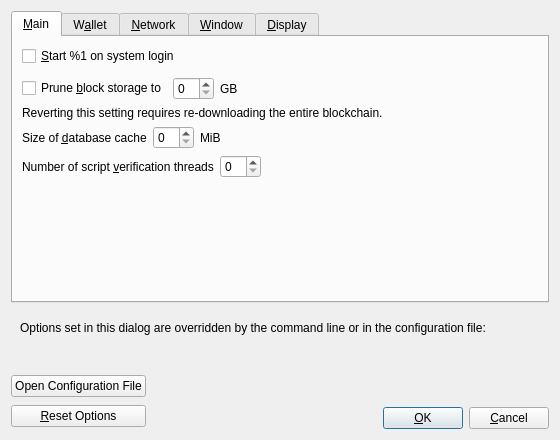
<?xml version="1.0" encoding="UTF-8"?>
<ui version="4.0">
 <class>OptionsDialog</class>
 <widget class="QDialog" name="OptionsDialog">
  <property name="geometry">
   <rect>
    <x>0</x>
    <y>0</y>
    <width>560</width>
    <height>440</height>
   </rect>
  </property>
  <property name="windowTitle">
   <string>Options</string>
  </property>
  <property name="modal">
   <bool>true</bool>
  </property>
  <layout class="QVBoxLayout" name="verticalLayout">
   <item>
    <widget class="QTabWidget" name="tabWidget">
     <property name="currentIndex">
      <number>0</number>
     </property>
     <widget class="QWidget" name="tabMain">
      <attribute name="title">
       <string>&amp;Main</string>
      </attribute>
      <layout class="QVBoxLayout" name="verticalLayout_Main">
       <item>
        <widget class="QCheckBox" name="bitcoinAtStartup">
         <property name="toolTip">
          <string>Automatically start %1 after logging in to the system.</string>
         </property>
         <property name="text">
          <string>&amp;Start %1 on system login</string>
         </property>
        </widget>
       </item>
       <item>
        <spacer name="horizontalSpacer_0_Main">
         <property name="orientation">
          <enum>Qt::Horizontal</enum>
         </property>
         <property name="sizeHint" stdset="0">
          <size>
           <width>40</width>
           <height>5</height>
          </size>
         </property>
        </spacer>
       </item>
       <item>
        <layout class="QHBoxLayout" name="horizontalLayout_Main_Prune">
         <item>
          <widget class="QCheckBox" name="prune">
           <property name="toolTip">
            <string>Enabling pruning significantly reduces the disk space required to store transactions. All blocks are still fully validated. Reverting this setting requires re-downloading the entire blockchain.</string>
           </property>
           <property name="text">
            <string>Prune &amp;block storage to</string>
           </property>
          </widget>
         </item>
         <item>
          <widget class="QSpinBox" name="pruneSize"/>
         </item>
         <item>
          <widget class="QLabel" name="pruneSizeUnitLabel">
           <property name="text">
            <string>GB</string>
           </property>
           <property name="textFormat">
            <enum>Qt::PlainText</enum>
           </property>
          </widget>
         </item>
         <item>
          <spacer name="horizontalSpacer_Main_Prune">
           <property name="orientation">
            <enum>Qt::Horizontal</enum>
           </property>
           <property name="sizeHint" stdset="0">
            <size>
             <width>40</width>
             <height>20</height>
            </size>
           </property>
          </spacer>
         </item>
        </layout>
       </item>
       <item>
        <widget class="QLabel" name="pruneWarning">
         <property name="text">
          <string>Reverting this setting requires re-downloading the entire blockchain.</string>
         </property>
         <property name="textFormat">
          <enum>Qt::PlainText</enum>
         </property>
        </widget>
       </item>
       <item>
        <layout class="QHBoxLayout" name="horizontalLayout_2_Main">
         <item>
          <widget class="QLabel" name="databaseCacheLabel">
           <property name="toolTip">
            <string extracomment="Tooltip text for Options window setting that sets the size of the database cache. Explains the corresponding effects of increasing/decreasing this value.">Maximum database cache size. A larger cache can contribute to faster sync, after which the benefit is less pronounced for most use cases. Lowering the cache size will reduce memory usage. Unused mempool memory is shared for this cache.</string>
           </property>
           <property name="text">
            <string>Size of &amp;database cache</string>
           </property>
           <property name="textFormat">
            <enum>Qt::PlainText</enum>
           </property>
           <property name="buddy">
            <cstring>databaseCache</cstring>
           </property>
          </widget>
         </item>
         <item>
          <widget class="QSpinBox" name="databaseCache"/>
         </item>
         <item>
          <widget class="QLabel" name="databaseCacheUnitLabel">
           <property name="text">
            <string>MiB</string>
           </property>
           <property name="textFormat">
            <enum>Qt::PlainText</enum>
           </property>
          </widget>
         </item>
         <item>
          <spacer name="horizontalSpacer_2_Main">
           <property name="orientation">
            <enum>Qt::Horizontal</enum>
           </property>
           <property name="sizeHint" stdset="0">
            <size>
             <width>40</width>
             <height>20</height>
            </size>
           </property>
          </spacer>
         </item>
        </layout>
       </item>
       <item>
        <layout class="QHBoxLayout" name="horizontalLayout_Main_VerifyLabel">
         <item>
          <widget class="QLabel" name="threadsScriptVerifLabel">
           <property name="toolTip">
            <string extracomment="Tooltip text for Options window setting that sets the number of script verification threads. Explains that negative values mean to leave these many cores free to the system.">Set the number of script verification threads. Negative values correspond to the number of cores you want to leave free to the system.</string>
           </property>
           <property name="text">
            <string>Number of script &amp;verification threads</string>
           </property>
           <property name="textFormat">
            <enum>Qt::PlainText</enum>
           </property>
           <property name="buddy">
            <cstring>threadsScriptVerif</cstring>
           </property>
          </widget>
         </item>
         <item>
          <widget class="QSpinBox" name="threadsScriptVerif">
           <property name="toolTip">
            <string>(0 = auto, &lt;0 = leave that many cores free)</string>
           </property>
          </widget>
         </item>
         <item>
          <spacer name="horizontalSpacer_Main_Threads">
           <property name="orientation">
            <enum>Qt::Horizontal</enum>
           </property>
           <property name="sizeHint" stdset="0">
            <size>
             <width>40</width>
             <height>20</height>
            </size>
           </property>
          </spacer>
         </item>
        </layout>
       </item>
       <item>
        <spacer name="verticalSpacer_Main">
         <property name="orientation">
          <enum>Qt::Vertical</enum>
         </property>
         <property name="sizeHint" stdset="0">
          <size>
           <width>20</width>
           <height>40</height>
          </size>
         </property>
        </spacer>
       </item>
      </layout>
     </widget>
     <widget class="QWidget" name="tabWallet">
      <attribute name="title">
       <string>W&amp;allet</string>
      </attribute>
      <layout class="QVBoxLayout" name="verticalLayout_Wallet">
       <item>
        <widget class="QCheckBox" name="subFeeFromAmount">
         <property name="toolTip">
          <string extracomment="Tooltip text for Options window setting that sets subtracting the fee from a sending amount as default.">Whether to set subtract fee from amount as default or not.</string>
         </property>
         <property name="text">
          <string extracomment="An Options window setting to set subtracting the fee from a sending amount as default.">Subtract &amp;fee from amount by default</string>
         </property>
        </widget>
       </item>
       <item>
        <layout class="QHBoxLayout" name="horizontalLayout_3_Display">
         <item>
          <widget class="QLabel" name="thirdPartyTxUrlsLabel">
           <property name="toolTip">
            <string>Third-party URLs (e.g. a block explorer) that appear in the transactions tab as context menu items. %s in the URL is replaced by transaction hash. Multiple URLs are separated by vertical bar |.</string>
           </property>
           <property name="text">
            <string>&amp;Third-party transaction URLs</string>
           </property>
           <property name="buddy">
            <cstring>thirdPartyTxUrls</cstring>
           </property>
          </widget>
         </item>
         <item>
          <widget class="QLineEdit" name="thirdPartyTxUrls">
           <property name="toolTip">
            <string>Third-party URLs (e.g. a block explorer) that appear in the transactions tab as context menu items. %s in the URL is replaced by transaction hash. Multiple URLs are separated by vertical bar |.</string>
           </property>
           <property name="placeholderText">
            <string notr="true">https://example.com/tx/%s</string>
           </property>
          </widget>
         </item>
        </layout>
       </item>
       <item>
        <widget class="QGroupBox" name="groupBox">
         <property name="title">
          <string>Expert</string>
         </property>
         <layout class="QVBoxLayout" name="verticalLayout_2">
          <item>
           <widget class="QCheckBox" name="coinControlFeatures">
            <property name="toolTip">
             <string>Whether to show coin control features or not.</string>
            </property>
            <property name="text">
             <string>Enable coin &amp;control features</string>
            </property>
           </widget>
          </item>
          <item>
           <widget class="QCheckBox" name="spendZeroConfChange">
            <property name="toolTip">
             <string>If you disable the spending of unconfirmed change, the change from a transaction cannot be used until that transaction has at least one confirmation. This also affects how your balance is computed.</string>
            </property>
            <property name="text">
             <string>&amp;Spend unconfirmed change</string>
            </property>
           </widget>
          </item>
         </layout>
        </widget>
       </item>
       <item>
        <widget class="QGroupBox" name="groupBoxHww">
         <property name="title">
          <string>External Signer (e.g. hardware wallet)</string>
         </property>
         <layout class="QVBoxLayout" name="verticalLayoutHww">
          <item>
           <layout class="QHBoxLayout" name="horizontalLayoutHww">
            <item>
             <widget class="QLabel" name="externalSignerPathLabel">
              <property name="text">
               <string>&amp;External signer script path</string>
              </property>
              <property name="buddy">
               <cstring>externalSignerPath</cstring>
              </property>
             </widget>
            </item>
            <item>
             <widget class="QLineEdit" name="externalSignerPath">
              <property name="toolTip">
               <string>Full path to a Bitcoin Core compatible script (e.g. C:\Downloads\hwi.exe or /Users/you/Downloads/hwi.py). Beware: malware can steal your coins!</string>
              </property>
             </widget>
            </item>
           </layout>
          </item>
         </layout>
        </widget>
       </item>
       <item>
        <spacer name="verticalSpacer_Wallet">
         <property name="orientation">
          <enum>Qt::Vertical</enum>
         </property>
         <property name="sizeHint" stdset="0">
          <size>
           <width>20</width>
           <height>40</height>
          </size>
         </property>
        </spacer>
       </item>
      </layout>
     </widget>
     <widget class="QWidget" name="tabNetwork">
      <attribute name="title">
       <string>&amp;Network</string>
      </attribute>
      <layout class="QVBoxLayout" name="verticalLayout_Network">
       <item>
        <widget class="QCheckBox" name="mapPortUpnp">
         <property name="toolTip">
          <string>Automatically open the Bitcoin client port on the router. This only works when your router supports UPnP and it is enabled.</string>
         </property>
         <property name="text">
          <string>Map port using &amp;UPnP</string>
         </property>
        </widget>
       </item>
       <item>
        <widget class="QCheckBox" name="mapPortNatpmp">
         <property name="toolTip">
          <string>Automatically open the Bitcoin client port on the router. This only works when your router supports NAT-PMP and it is enabled. The external port could be random.</string>
         </property>
         <property name="text">
          <string>Map port using NA&amp;T-PMP</string>
         </property>
        </widget>
       </item>
       <item>
        <widget class="QCheckBox" name="allowIncoming">
         <property name="toolTip">
          <string>Accept connections from outside.</string>
         </property>
         <property name="text">
          <string>Allow incomin&amp;g connections</string>
         </property>
        </widget>
       </item>
       <item>
        <widget class="QCheckBox" name="connectSocks">
         <property name="toolTip">
          <string>Connect to the Bitcoin network through a SOCKS5 proxy.</string>
         </property>
         <property name="text">
          <string>&amp;Connect through SOCKS5 proxy (default proxy):</string>
         </property>
        </widget>
       </item>
       <item>
        <layout class="QHBoxLayout" name="horizontalLayout_1_Network">
         <item>
          <widget class="QLabel" name="proxyIpLabel">
           <property name="text">
            <string>Proxy &amp;IP:</string>
           </property>
           <property name="textFormat">
            <enum>Qt::PlainText</enum>
           </property>
           <property name="buddy">
            <cstring>proxyIp</cstring>
           </property>
          </widget>
         </item>
         <item>
          <widget class="QValidatedLineEdit" name="proxyIp">
           <property name="minimumSize">
            <size>
             <width>140</width>
             <height>0</height>
            </size>
           </property>
           <property name="maximumSize">
            <size>
             <width>140</width>
             <height>16777215</height>
            </size>
           </property>
           <property name="toolTip">
            <string>IP address of the proxy (e.g. IPv4: 127.0.0.1 / IPv6: ::1)</string>
           </property>
          </widget>
         </item>
         <item>
          <widget class="QLabel" name="proxyPortLabel">
           <property name="text">
            <string>&amp;Port:</string>
           </property>
           <property name="textFormat">
            <enum>Qt::PlainText</enum>
           </property>
           <property name="buddy">
            <cstring>proxyPort</cstring>
           </property>
          </widget>
         </item>
         <item>
          <widget class="QLineEdit" name="proxyPort">
           <property name="minimumSize">
            <size>
             <width>55</width>
             <height>0</height>
            </size>
           </property>
           <property name="maximumSize">
            <size>
             <width>55</width>
             <height>16777215</height>
            </size>
           </property>
           <property name="toolTip">
            <string>Port of the proxy (e.g. 9050)</string>
           </property>
          </widget>
         </item>
         <item>
          <spacer name="horizontalSpacer_1_Network">
           <property name="orientation">
            <enum>Qt::Horizontal</enum>
           </property>
           <property name="sizeHint" stdset="0">
            <size>
             <width>40</width>
             <height>20</height>
            </size>
           </property>
          </spacer>
         </item>
        </layout>
       </item>
       <item>
        <layout class="QHBoxLayout" name="horizontalLayout_2_Network">
         <item>
          <widget class="QLabel" name="proxyActiveNets">
           <property name="text">
            <string>Used for reaching peers via:</string>
           </property>
           <property name="textFormat">
            <enum>Qt::PlainText</enum>
           </property>
          </widget>
         </item>
         <item>
          <widget class="QCheckBox" name="proxyReachIPv4">
           <property name="enabled">
            <bool>false</bool>
           </property>
           <property name="toolTip">
            <string>Shows if the supplied default SOCKS5 proxy is used to reach peers via this network type.</string>
           </property>
           <property name="text">
            <string/>
           </property>
          </widget>
         </item>
         <item>
          <widget class="QLabel" name="proxyReachIPv4Label">
           <property name="text">
            <string>IPv4</string>
           </property>
           <property name="textFormat">
            <enum>Qt::PlainText</enum>
           </property>
          </widget>
         </item>
         <item>
          <widget class="QCheckBox" name="proxyReachIPv6">
           <property name="enabled">
            <bool>false</bool>
           </property>
           <property name="toolTip">
            <string>Shows if the supplied default SOCKS5 proxy is used to reach peers via this network type.</string>
           </property>
           <property name="text">
            <string/>
           </property>
          </widget>
         </item>
         <item>
          <widget class="QLabel" name="proxyReachIPv6Label">
           <property name="text">
            <string>IPv6</string>
           </property>
           <property name="textFormat">
            <enum>Qt::PlainText</enum>
           </property>
          </widget>
         </item>
         <item>
          <widget class="QCheckBox" name="proxyReachTor">
           <property name="enabled">
            <bool>false</bool>
           </property>
           <property name="toolTip">
            <string>Shows if the supplied default SOCKS5 proxy is used to reach peers via this network type.</string>
           </property>
           <property name="text">
            <string/>
           </property>
          </widget>
         </item>
         <item>
          <widget class="QLabel" name="proxyReachTorLabel">
           <property name="text">
            <string>Tor</string>
           </property>
           <property name="textFormat">
            <enum>Qt::PlainText</enum>
           </property>
          </widget>
         </item>
         <item>
          <spacer name="horizontalSpacer_2_Network">
           <property name="orientation">
            <enum>Qt::Horizontal</enum>
           </property>
           <property name="sizeHint" stdset="0">
            <size>
             <width>40</width>
             <height>20</height>
            </size>
           </property>
          </spacer>
         </item>
        </layout>
       </item>
       <item>
        <widget class="QCheckBox" name="connectSocksTor">
         <property name="toolTip">
          <string>Connect to the Bitcoin network through a separate SOCKS5 proxy for Tor onion services.</string>
         </property>
         <property name="text">
          <string>Use separate SOCKS&amp;5 proxy to reach peers via Tor onion services:</string>
         </property>
        </widget>
       </item>
       <item>
        <layout class="QHBoxLayout" name="horizontalLayout_3_Network">
         <item>
          <widget class="QLabel" name="proxyIpTorLabel">
           <property name="text">
            <string>Proxy &amp;IP:</string>
           </property>
           <property name="textFormat">
            <enum>Qt::PlainText</enum>
           </property>
           <property name="buddy">
            <cstring>proxyIpTor</cstring>
           </property>
          </widget>
         </item>
         <item>
          <widget class="QValidatedLineEdit" name="proxyIpTor">
           <property name="minimumSize">
            <size>
             <width>140</width>
             <height>0</height>
            </size>
           </property>
           <property name="maximumSize">
            <size>
             <width>140</width>
             <height>16777215</height>
            </size>
           </property>
           <property name="toolTip">
            <string>IP address of the proxy (e.g. IPv4: 127.0.0.1 / IPv6: ::1)</string>
           </property>
          </widget>
         </item>
         <item>
          <widget class="QLabel" name="proxyPortTorLabel">
           <property name="text">
            <string>&amp;Port:</string>
           </property>
           <property name="textFormat">
            <enum>Qt::PlainText</enum>
           </property>
           <property name="buddy">
            <cstring>proxyPortTor</cstring>
           </property>
          </widget>
         </item>
         <item>
          <widget class="QLineEdit" name="proxyPortTor">
           <property name="minimumSize">
            <size>
             <width>55</width>
             <height>0</height>
            </size>
           </property>
           <property name="maximumSize">
            <size>
             <width>55</width>
             <height>16777215</height>
            </size>
           </property>
           <property name="toolTip">
            <string>Port of the proxy (e.g. 9050)</string>
           </property>
          </widget>
         </item>
         <item>
          <spacer name="horizontalSpacer_4_Network">
           <property name="orientation">
            <enum>Qt::Horizontal</enum>
           </property>
           <property name="sizeHint" stdset="0">
            <size>
             <width>40</width>
             <height>20</height>
            </size>
           </property>
          </spacer>
         </item>
        </layout>
       </item>
       <item>
        <spacer name="verticalSpacer_Network">
         <property name="orientation">
          <enum>Qt::Vertical</enum>
         </property>
         <property name="sizeHint" stdset="0">
          <size>
           <width>20</width>
           <height>40</height>
          </size>
         </property>
        </spacer>
       </item>
      </layout>
     </widget>
     <widget class="QWidget" name="tabWindow">
      <attribute name="title">
       <string>&amp;Window</string>
      </attribute>
      <layout class="QVBoxLayout" name="verticalLayout_Window">
       <item>
        <widget class="QCheckBox" name="showTrayIcon">
         <property name="toolTip">
          <string>Show the icon in the system tray.</string>
         </property>
         <property name="text">
          <string>&amp;Show tray icon</string>
         </property>
         <property name="checked">
          <bool>true</bool>
         </property>
        </widget>
       </item>
       <item>
        <widget class="QCheckBox" name="minimizeToTray">
         <property name="toolTip">
          <string>Show only a tray icon after minimizing the window.</string>
         </property>
         <property name="text">
          <string>&amp;Minimize to the tray instead of the taskbar</string>
         </property>
        </widget>
       </item>
       <item>
        <widget class="QCheckBox" name="minimizeOnClose">
         <property name="toolTip">
          <string>Minimize instead of exit the application when the window is closed. When this option is enabled, the application will be closed only after selecting Exit in the menu.</string>
         </property>
         <property name="text">
          <string>M&amp;inimize on close</string>
         </property>
        </widget>
       </item>
       <item>
        <spacer name="verticalSpacer_Window">
         <property name="orientation">
          <enum>Qt::Vertical</enum>
         </property>
         <property name="sizeHint" stdset="0">
          <size>
           <width>20</width>
           <height>40</height>
          </size>
         </property>
        </spacer>
       </item>
      </layout>
     </widget>
     <widget class="QWidget" name="tabDisplay">
      <attribute name="title">
       <string>&amp;Display</string>
      </attribute>
      <layout class="QVBoxLayout" name="verticalLayout_Display">
       <item>
        <layout class="QHBoxLayout" name="horizontalLayout_1_Display">
         <item>
          <widget class="QLabel" name="langLabel">
           <property name="text">
            <string>User Interface &amp;language:</string>
           </property>
           <property name="textFormat">
            <enum>Qt::PlainText</enum>
           </property>
           <property name="buddy">
            <cstring>lang</cstring>
           </property>
          </widget>
         </item>
         <item>
          <widget class="QValueComboBox" name="lang">
           <property name="toolTip">
            <string>The user interface language can be set here. This setting will take effect after restarting %1.</string>
           </property>
          </widget>
         </item>
        </layout>
       </item>
       <item>
        <layout class="QHBoxLayout" name="horizontalLayout_2_Display">
         <item>
          <widget class="QLabel" name="unitLabel">
           <property name="text">
            <string>&amp;Unit to show amounts in:</string>
           </property>
           <property name="textFormat">
            <enum>Qt::PlainText</enum>
           </property>
           <property name="buddy">
            <cstring>unit</cstring>
           </property>
          </widget>
         </item>
         <item>
          <widget class="QValueComboBox" name="unit">
           <property name="toolTip">
            <string>Choose the default subdivision unit to show in the interface and when sending coins.</string>
           </property>
          </widget>
         </item>
        </layout>
       </item>
       <item>
        <widget class="QGroupBox" name="font_groupBox">
         <property name="title">
          <string>Monospaced font in the Overview tab:</string>
         </property>
         <layout class="QVBoxLayout" name="font_verticalLayout">
          <item>
           <layout class="QHBoxLayout" name="embeddedFont_horizontalLayout">
            <item>
             <widget class="QRadioButton" name="embeddedFont_radioButton">
              <property name="text">
               <string>embedded &quot;%1&quot;</string>
              </property>
             </widget>
            </item>
            <item>
             <spacer name="embeddedFont_horizontalSpacer">
              <property name="orientation">
               <enum>Qt::Horizontal</enum>
              </property>
              <property name="sizeHint" stdset="0">
               <size>
                <width>40</width>
                <height>20</height>
               </size>
              </property>
             </spacer>
            </item>
            <item>
             <layout class="QVBoxLayout" name="embeddedFont_verticalLayout">
              <item>
               <widget class="QLabel" name="embeddedFont_label_1">
                <property name="text">
                 <string notr="true">111.11111111 BTC</string>
                </property>
               </widget>
              </item>
              <item>
               <widget class="QLabel" name="embeddedFont_label_9">
                <property name="text">
                 <string notr="true">909.09090909 BTC</string>
                </property>
               </widget>
              </item>
             </layout>
            </item>
           </layout>
          </item>
          <item>
           <widget class="Line" name="font_line">
            <property name="orientation">
             <enum>Qt::Horizontal</enum>
            </property>
           </widget>
          </item>
          <item>
           <layout class="QHBoxLayout" name="systemFont_horizontalLayout">
            <item>
             <widget class="QRadioButton" name="systemFont_radioButton">
              <property name="text">
               <string>closest matching &quot;%1&quot;</string>
              </property>
             </widget>
            </item>
            <item>
             <spacer name="systemFont_horizontalSpacer">
              <property name="orientation">
               <enum>Qt::Horizontal</enum>
              </property>
              <property name="sizeHint" stdset="0">
               <size>
                <width>40</width>
                <height>20</height>
               </size>
              </property>
             </spacer>
            </item>
            <item>
             <layout class="QVBoxLayout" name="systemFont_verticalLayout">
              <item>
               <widget class="QLabel" name="systemFont_label_1">
                <property name="text">
                 <string notr="true">111.11111111 BTC</string>
                </property>
               </widget>
              </item>
              <item>
               <widget class="QLabel" name="systemFont_label_9">
                <property name="text">
                 <string notr="true">909.09090909 BTC</string>
                </property>
               </widget>
              </item>
             </layout>
            </item>
           </layout>
          </item>
         </layout>
        </widget>
       </item>
       <item>
        <spacer name="verticalSpacer_Display">
         <property name="orientation">
          <enum>Qt::Vertical</enum>
         </property>
         <property name="sizeHint" stdset="0">
          <size>
           <width>20</width>
           <height>40</height>
          </size>
         </property>
        </spacer>
       </item>
      </layout>
     </widget>
    </widget>
   </item>
   <item>
    <widget class="QFrame" name="frame">
     <layout class="QVBoxLayout" name="verticalLayout_Bottom">
      <item>
       <layout class="QHBoxLayout" name="horizontalLayout_Bottom">
        <item>
         <widget class="QLabel" name="overriddenByCommandLineInfoLabel">
          <property name="text">
           <string>Options set in this dialog are overridden by the command line or in the configuration file:</string>
          </property>
          <property name="textFormat">
           <enum>Qt::PlainText</enum>
          </property>
         </widget>
        </item>
        <item>
         <spacer name="horizontalSpacer_Bottom">
          <property name="orientation">
           <enum>Qt::Horizontal</enum>
          </property>
          <property name="sizeHint" stdset="0">
           <size>
            <width>40</width>
            <height>20</height>
           </size>
          </property>
         </spacer>
        </item>
       </layout>
      </item>
      <item>
       <widget class="QLabel" name="overriddenByCommandLineLabel">
        <property name="text">
         <string/>
        </property>
        <property name="textFormat">
         <enum>Qt::PlainText</enum>
        </property>
        <property name="wordWrap">
         <bool>true</bool>
        </property>
       </widget>
      </item>
     </layout>
    </widget>
   </item>
   <item>
    <layout class="QHBoxLayout" name="horizontalLayout_Buttons">
     <item>
      <layout class="QVBoxLayout" name="verticalLayout_Buttons">
       <item>
        <widget class="QPushButton" name="openBitcoinConfButton">
         <property name="toolTip">
          <string>Open the %1 configuration file from the working directory.</string>
         </property>
         <property name="text">
          <string>Open Configuration File</string>
         </property>
         <property name="autoDefault">
          <bool>false</bool>
         </property>
        </widget>
       </item>
       <item>
        <widget class="QPushButton" name="resetButton">
         <property name="toolTip">
          <string>Reset all client options to default.</string>
         </property>
         <property name="text">
          <string>&amp;Reset Options</string>
         </property>
         <property name="autoDefault">
          <bool>false</bool>
         </property>
        </widget>
       </item>
      </layout>
     </item>
     <item>
      <spacer name="horizontalSpacer_1">
       <property name="orientation">
        <enum>Qt::Horizontal</enum>
       </property>
       <property name="sizeHint" stdset="0">
        <size>
         <width>40</width>
         <height>48</height>
        </size>
       </property>
      </spacer>
     </item>
     <item>
      <widget class="QLabel" name="statusLabel">
       <property name="minimumSize">
        <size>
         <width>200</width>
         <height>0</height>
        </size>
       </property>
       <property name="font">
        <font>
         <weight>75</weight>
         <bold>true</bold>
        </font>
       </property>
       <property name="text">
        <string/>
       </property>
       <property name="textFormat">
        <enum>Qt::PlainText</enum>
       </property>
       <property name="wordWrap">
        <bool>true</bool>
       </property>
      </widget>
     </item>
     <item>
      <spacer name="horizontalSpacer_2">
       <property name="orientation">
        <enum>Qt::Horizontal</enum>
       </property>
       <property name="sizeHint" stdset="0">
        <size>
         <width>40</width>
         <height>48</height>
        </size>
       </property>
      </spacer>
     </item>
     <item>
      <layout class="QVBoxLayout" name="verticalLayout_4">
       <item>
        <spacer name="verticalSpacer">
         <property name="orientation">
          <enum>Qt::Vertical</enum>
         </property>
         <property name="sizeHint" stdset="0">
          <size>
           <width>20</width>
           <height>40</height>
          </size>
         </property>
        </spacer>
       </item>
       <item>
        <layout class="QHBoxLayout" name="horizontalLayout">
         <item>
          <widget class="QPushButton" name="okButton">
           <property name="text">
            <string>&amp;OK</string>
           </property>
           <property name="autoDefault">
            <bool>false</bool>
           </property>
           <property name="default">
            <bool>true</bool>
           </property>
          </widget>
         </item>
         <item>
          <widget class="QPushButton" name="cancelButton">
           <property name="text">
            <string>&amp;Cancel</string>
           </property>
           <property name="autoDefault">
            <bool>false</bool>
           </property>
          </widget>
         </item>
        </layout>
       </item>
      </layout>
     </item>
    </layout>
   </item>
  </layout>
 </widget>
 <customwidgets>
  <customwidget>
   <class>QValidatedLineEdit</class>
   <extends>QLineEdit</extends>
   <header>qt/qvalidatedlineedit.h</header>
  </customwidget>
  <customwidget>
   <class>QValueComboBox</class>
   <extends>QComboBox</extends>
   <header>qt/qvaluecombobox.h</header>
  </customwidget>
 </customwidgets>
 <resources/>
 <connections/>
</ui>
